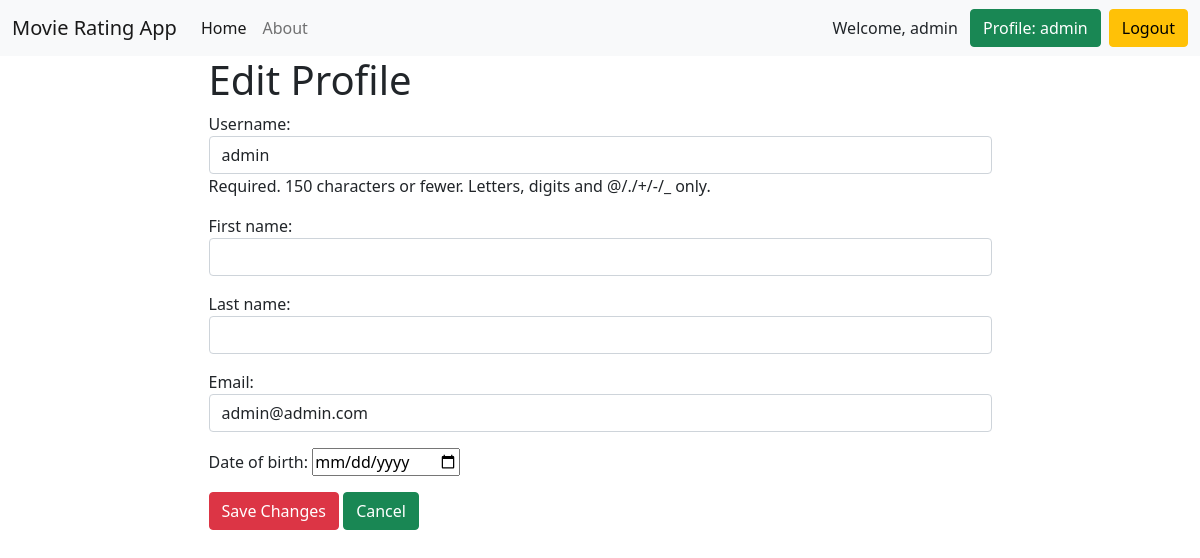
The page /users/profile/edit_user/1 (signed in) on the database as committed earlier.
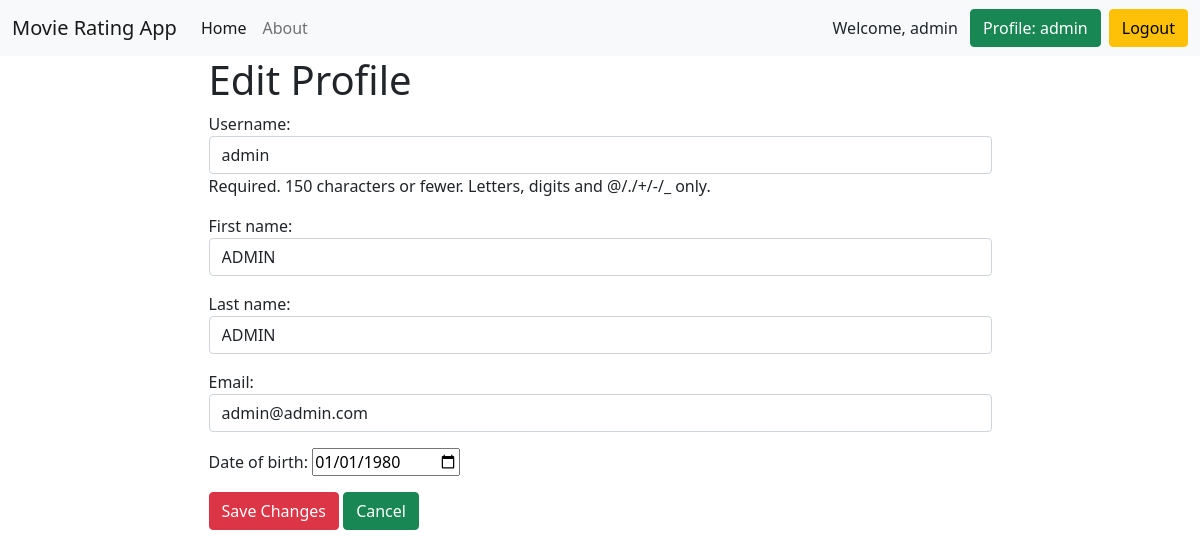
The same page on the database as committed later.
### accounts/models.py (models this page shows)
class User(AbstractUser):
    email = models.EmailField(unique=True, verbose_name='email')
    date_of_birth = models.DateField(blank=True, null=True, verbose_name='date of birth')

### accounts/views.py (the view)
# urls.py: path('profile/edit_user/<int:pk>', edit_user, name='edit_user'),
@login_required
def edit_user(request, pk):
    user = User.objects.get(pk=pk)
    if request.method == 'POST':
        form = EditUserForm(instance=user, data=request.POST)
        if form.is_valid():
            form.save()
            messages.success(request, 'User data has been changed')
            return redirect('home')
        else:
            messages.error(request, form.errors)
    else:
        form = EditUserForm(instance=user)
    return render(request, 'accounts/edit_user.html', {'user': user, 'form': form})

### accounts/forms.py
class EditUserForm(forms.ModelForm):
    class Meta:
        model = User
        fields = ['username', 'first_name', 'last_name', 'email', 'date_of_birth']
        widgets = {
            'username': forms.TextInput(attrs={'class': 'form-control'}),
            'first_name': forms.TextInput(attrs={'class': 'form-control'}),
            'last_name': forms.TextInput(attrs={'class': 'form-control'}),
            'email': forms.TextInput(attrs={'class': 'form-control'}),
            'date_of_birth': DateInput(),
        }

### accounts/templates/accounts/edit_user.html (shortened to what this page needs)
{% extends 'base.html' %}
{% block content %}
<div class="container">
    <h1>Edit Profile</h1>
    <form method="post">
        {{ form.as_p }}
        <button type="submit" class="btn btn-danger btn-block">Save Changes</button>
        <a class="btn btn-success" href="{% url 'accounts:profile' %}" type="submit">Cancel</a>
    </form>
</div>
{% endblock %}

### templates/base.html (shortened to what this page needs)
<!DOCTYPE html>
<html lang="en">
<head>
    <link href="https://cdn.jsdelivr.net/npm/bootstrap@5.1.3/dist/css/bootstrap.min.css" rel="stylesheet"
>
</head>
<body>
<nav class="navbar navbar-expand-lg navbar-light bg-light">
    <div class="container-fluid">
        <a class="navbar-brand" href="{% url 'home' %}">Movie Rating App</a>
        <div class="collapse navbar-collapse" id="navbarNavAltMarkup">
            <div class="navbar-nav">
                <a class="nav-link active" aria-current="page" href="{% url 'home' %}">Home</a>
                <a class="nav-link" href="{% url 'about' %}">About</a>
            </div>
        </div>
        {% if request.user.is_authenticated %}
        Welcome, {{ user.username }}
        &ensp;<a class="btn btn-success" href="{% url 'accounts:profile' %}" type="submit">Profile: {{ user.username }}</a>
        &ensp;<a class="btn btn-warning" href="{% url 'accounts:logout' %}" type="submit">Logout</a>
        {% else %}
        <a class="btn btn-warning" href="{% url 'accounts:login' %}" type="submit">Login</a>&ensp;
        <a class="btn btn-danger" href="{% url 'accounts:register' %}" type="submit">Sign Up</a>
        {% endif %}
    </div>
</nav>
<div class="container">
    <div class="row">
        <div class="col-md-9 m-auto">
            {% block content %}
            {% endblock %}
        </div>
    </div>
</div>
</body>
</html>

Rows that differ between the two databases and show on the page:
changed User "admin": first_name (not shown) → "ADMIN"; last_name (not shown) → "ADMIN"; date_of_birth (not shown) → "01/01/1980"
